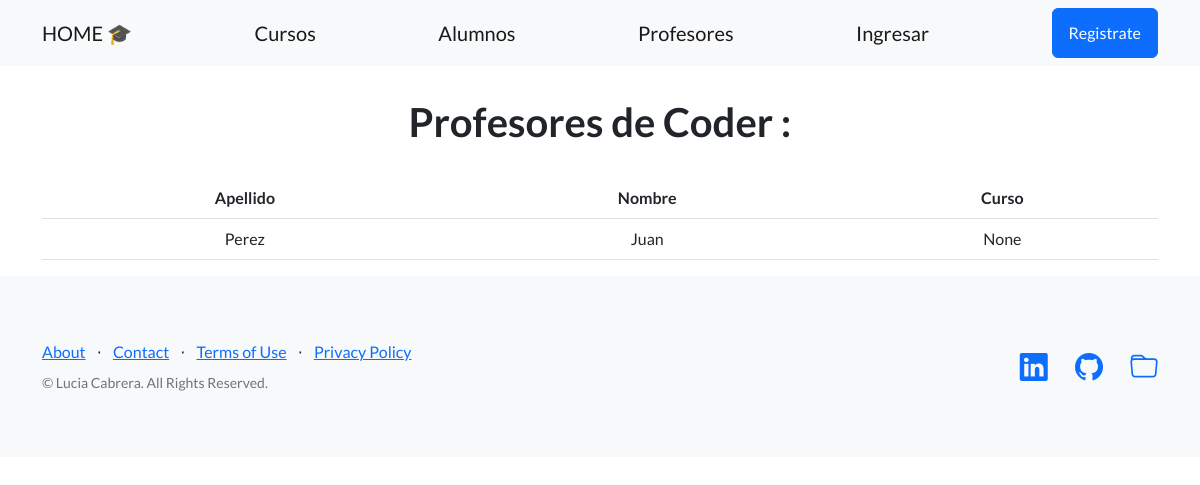
Before: /AppCoder/ver_profesores with the older database file.
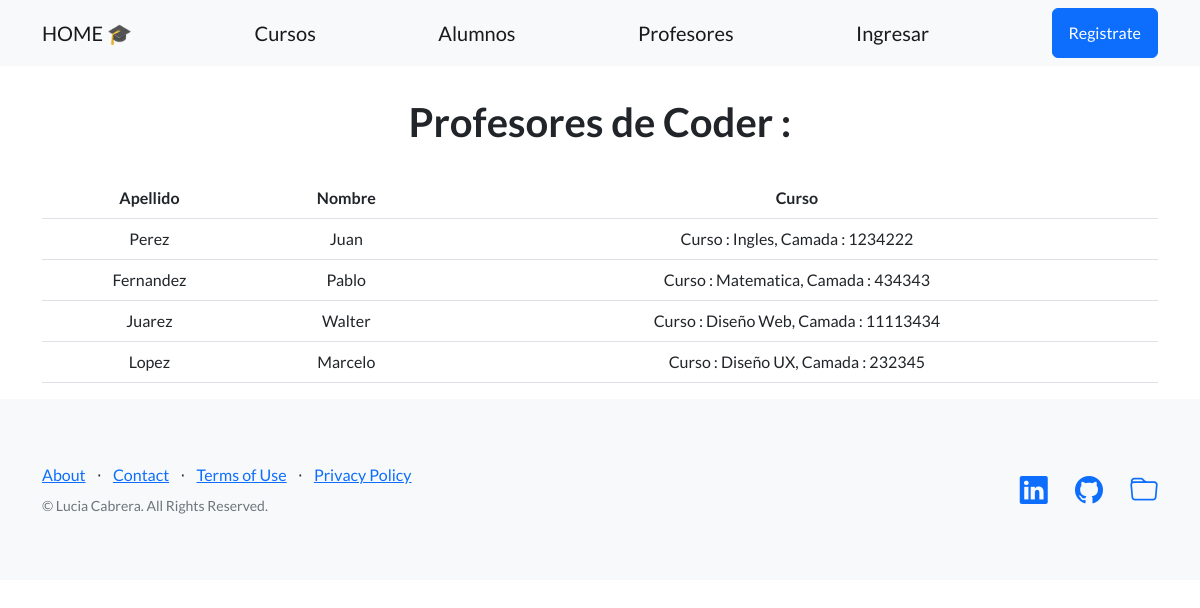
After: the same page with the newer database file.
### AppCoder/models.py (models this page shows, shortened)
class Profesores(models.Model):
    apellido = models.CharField(max_length=256, default="")
    nombre = models.CharField(max_length=256)
    curso = models.ForeignKey(Curso, on_delete=models.SET_NULL, blank=True, null=True)

class Curso (models.Model):
    nombre = models.CharField(max_length = 100)
    camada = models.IntegerField()
    def __str__(self):
        return  f"Curso : {self.nombre}, Camada : {self.camada}"

### AppCoder/views.py (the view)
# urls.py: path('ver_profesores', views.ver_profesores, name="ver_profesores"),
def ver_profesores(request):
    profesores = Profesores.objects.all()
    dicc =  {"profesores":profesores }
    plantilla = loader.get_template("ver_profesores.html")
    respuesta = plantilla.render(dicc)
    return HttpResponse(respuesta)

### AppCoder/templates/ver_profesores.html (shortened to what this page needs)
{% extends 'padre.html' %}
{% load static %}
{% block contenido %}
    <main class="container">
        <h1 class="text-center title" style="margin: 2rem">Profesores de Coder : </h1>
        <table class="table text-center"  id="tabla_profesores">
            <thead>
                <tr>
                    <th>Apellido</th>
                    <th>Nombre</th>
                    <th>Curso</th>
                </tr>
            </thead>
            <tbody>
                {% for n in profesores %}
                    <tr>
                        <td>{{n.apellido}}</td>
                        <td>{{n.nombre}}</td>
                        <td>{{n.curso}}</td>
                {% endfor %}
            </tbody>
        </table>
    </main>
{% endblock %}

### AppCoder/templates/padre.html (shortened to what this page needs)
<!DOCTYPE html>
<html lang="en">
    <head>
        {% load static %}
        <link href="https://cdn.jsdelivr.net/npm/bootstrap-icons@1.5.0/font/bootstrap-icons.css" rel="stylesheet" type="text/css" />
        <link href="{% static 'AppCoder/css/styles.css'%}" rel="stylesheet" />
    </head>
    <body>
        <nav class="navbar navbar-light bg-light static-top">
            <div class="container">
                <a class="navbar-brand" href="{% url 'home' %}">HOME 🎓 </a>
                <a class="navbar-brand" href="{% url 'cursos' %}">Cursos</a>
                <a class="navbar-brand" href="{% url 'alumnos' %}">Alumnos</a>
                <a class="navbar-brand" href="{% url 'profesores' %}">Profesores</a>
                <a class="navbar-brand" href="">Ingresar</a>
                <a class="btn btn-primary" href="">Registrate</a>
            </div>
        </nav>
        {% block contenido %}{% endblock %}
        <footer class="footer bg-light">
            <div class="container">
                <div class="row">
                    <div class="col-lg-6 h-100 text-center text-lg-start my-auto">
                        <ul class="list-inline mb-2">
                            <li class="list-inline-item"><a href="#!">About</a></li>
                            <li class="list-inline-item">⋅</li>
                            <li class="list-inline-item"><a href="#!">Contact</a></li>
                            <li class="list-inline-item">⋅</li>
                            <li class="list-inline-item"><a href="#!">Terms of Use</a></li>
                            <li class="list-inline-item">⋅</li>
                            <li class="list-inline-item"><a href="#!">Privacy Policy</a></li>
                        </ul>
                        <p class="text-muted small mb-4 mb-lg-0">&copy; Lucia Cabrera. All Rights Reserved.</p>
                    </div>
                    <div class="col-lg-6 h-100 text-center text-lg-end my-auto">
                        <ul class="list-inline mb-0">
                            <li class="list-inline-item me-4 ">
                                <a href="https://www.linkedin.com/in/blancaluciacabrera/" target="_blank"><i class="bi-linkedin fs-3"></i></a>
                            </li>
                            <li class="list-inline-item me-4">
                                <a href="https://github.com/cabrera-blanca" target="_blank"><i class="bi-github fs-3"></i></a>
                            </li>
                            <li class="list-inline-item">
                                <a href="https://lucia-cabrera-portfolio.vercel.app/" target="_blank"><i class="bi-folder fs-3"></i></a>
                            </li>
                        </ul>
                    </div>
                </div>
            </div>
        </footer>
    </body>
</html>

Changed rows visible on the page:
computed for Profesores "Perez": curso "None" → "Curso : Ingles, Camada : 1234222"
added Profesores: apellido "Fernandez", nombre "Pablo", curso "Curso : Matematica, Camada : 434343"
added Profesores: apellido "Juarez", nombre "Walter", curso "Curso : Diseño Web, Camada : 11113434"
added Profesores: apellido "Lopez", nombre "Marcelo", curso "Curso : Diseño UX, Camada : 232345"
